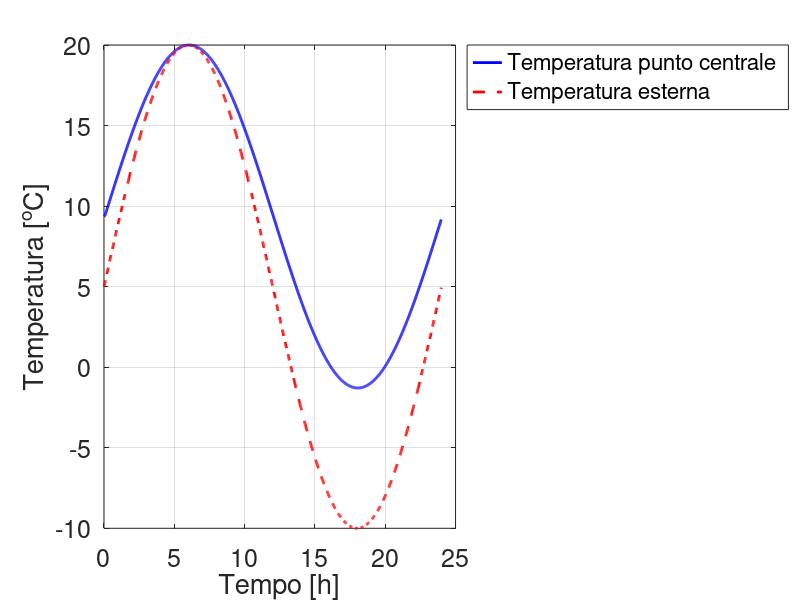
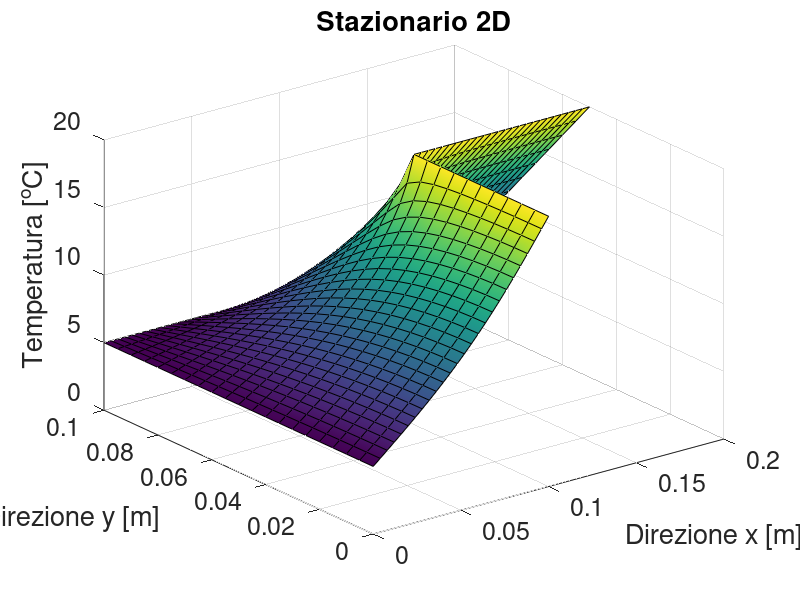

Write the MATLAB code that produced these figures, in order.
clc; clear; close all;
%% dati
% geometrici
Lx1 = .1;
Lx2 = .2;
Ly1 = .05;
Ly2 = .1;

% fisici
Tint = 20;
Text = 5;
cond = 10;

%% griglia
nx2 = 51;
nx1 = ceil(nx2/2);
ny2 = 21;
ny1 = ceil(ny2/2);
ntot = nx1*(ny1-1)+nx2*(ny2-ny1+1);

xvet = linspace(0,Lx2,nx2);
yvet = linspace(0,Ly2,ny2);
dx = xvet(2)-xvet(1);
dy = yvet(2)-yvet(1);

[xmat,ymat] = meshgrid(xvet,yvet);

%% creo il problema ( AA & bb )
AA = sparse([],[],[],ntot,ntot,5*ntot);
bb = zeros(ntot,1);

% --- center ---
% center block south
for jx = 2:nx1-1
    for jy = 2:ny1
        kk = jx+(jy-1)*nx1;
        AA(kk,kk) = -2*cond*(1/dx^2+1/dy^2);
        if not(jy==ny1)
            AA(kk,kk+nx1) = cond/dy^2; % north
        else
            AA(kk,kk+nx2) = cond/dy^2; % north
        end
        AA(kk,kk-nx1) = cond/dy^2; % south
        AA(kk,kk-1) = cond/dx^2; % west
        AA(kk,kk+1) = cond/dx^2; % east
        % bb(kk) = 0 non ho generazione interna
    end
end

% center block north
for jx = 2:nx2-1
    for jy = ny1+1:ny2-1
        kk = jx+(jy-ny1-1)*nx2+nx1*ny1+nx2-nx1;
        AA(kk,kk) = -2*cond*(1/dx^2+1/dy^2);
        AA(kk,kk+nx2) = cond/dy^2; % north
        AA(kk,kk-nx2) = cond/dy^2; % south
        AA(kk,kk-1) = cond/dx^2; % west
        AA(kk,kk+1) = cond/dx^2; % east
        % bb(kk) = 0 non ho generazione interna
    end
end

% --- condizioni al contorno ---
% north (con north-west and north-east)
for jx = 1:nx2
    kk = nx1*(ny1-1)+nx2*(ny2-ny1)+jx;
    AA(kk,kk) = 1;
    bb(kk) = Text;
end

% south esterno
for jx = 2:nx1-1
    kk = jx;
    AA(kk,kk) = -2*(1/dx^2+1/dy^2);
    AA(kk,kk+nx1) = 2/dy^2; % north
    AA(kk,kk-1) = 1/dx^2; % west
    AA(kk,kk+1) = 1/dx^2; % east
    % bb(kk) = 0 neumann omogeneo
end

% south interno (con nodo centrale and east-center)
for jx = nx1:nx2
    kk = nx1*(ny1-1)+jx;
    AA(kk,kk) = 1;
    bb(kk) = Tint;
end

% west (con south-west)
for jy = 1:ny2-1
    if jy<=ny1
        kk = (jy-1)*nx1+1;
    else
        kk = (ny1-1)*nx1+(jy-ny1)*nx2+1;
    end
    AA(kk,kk) = 1;
    bb(kk) = Text;
end

% east esterno
for jy = ny1+1:ny2-1
    kk = nx1*(ny1-1)+(jy-ny1+1)*nx2;
    AA(kk,kk) = -2*(1/dx^2+1/dy^2);
    AA(kk,kk+nx2) = 1/dy^2; % north
    AA(kk,kk-nx2) = 1/dy^2; % south
    AA(kk,kk-1) = 2/dx^2; % west
    % bb(kk) = 0 neumann omogeneo per simmetria
end

% east interno (con south-center)
for jy = 1:ny1-1
    kk = nx1+(jy-1)*nx1;
    AA(kk,kk) = 1;
    bb(kk) = Tint;
end

% --- risolvo ---
T0 = AA\bb;

%% griglia temporale
tend = 24;
dt = 1/60;
time = 0:dt:tend;

%% parte il transitorio
ro = 7.800; % dato presumibilmente sbagliato da 7800
cp = 450;
Text = @(t) 5 + 15*sin(2*pi*t/24); % t in ore
TT = T0;
TTcenter = zeros(length(time),1);

inst = 1;
while inst<length(time)
    TTcenter(inst) = TT(nx1*(ny1-1)+round(nx1/2));
    
    Tp = TT;
    
    II = spdiags(ones(ntot,1),0,ntot,ntot);
    BB = II-dt*cond/ro/cp*AA;
    dd = Tp+dt*bb;
    
    % --- condizioni al contorno ---
    % north (con north-west and north-east)
    for jx = 1:nx2
        kk = nx1*(ny1-1)+nx2*(ny2-ny1)+jx;
        BB(kk,kk) = 1;
        dd(kk) = Text(time(inst));
    end

    % south esterno
    for jx = 2:nx1-1
        kk = jx;
        BB(kk,kk) = -2*(1/dx^2+1/dy^2);
        BB(kk,kk+nx1) = 2/dy^2; % north
        BB(kk,kk-1) = 1/dx^2; % west
        BB(kk,kk+1) = 1/dx^2; % east
        % dd(kk) = 0 neumann omogeneo
    end

    % south interno (con nodo centrale and east-center)
    for jx = nx1:nx2
        kk = nx1*(ny1-1)+jx;
        BB(kk,kk) = 1;
        dd(kk) = Tint;
    end

    % west (con south-west)
    for jy = 1:ny2-1
        if jy<=ny1
            kk = (jy-1)*nx1+1;
        else
            kk = (ny1-1)*nx1+(jy-ny1)*nx2+1;
        end
        BB(kk,kk) = 1;
        dd(kk) = Text(time(inst));
    end

    % east esterno
    for jy = ny1+1:ny2-1
        kk = nx1*(ny1-1)+(jy-ny1+1)*nx2;
        BB(kk,kk) = -2*(1/dx^2+1/dy^2);
        BB(kk,kk+nx2) = 1/dy^2; % north
        BB(kk,kk-nx2) = 1/dy^2; % south
        BB(kk,kk-1) = 2/dx^2; % west
        % dd(kk) = 0 neumann omogeneo per simmetria
    end

    % east interno (con south-center)
    for jy = 1:ny1-1
        kk = nx1+(jy-1)*nx1;
        BB(kk,kk) = 1;
        dd(kk) = Tint;
    end
    
    
    TT = BB\dd;
    
    %{
    %% reshape & plot ogni ora
    TTmat = zeros(nx2,ny2);
    for jx = 1:nx2
        for jy = 1:ny2
            if jx>nx1 && jy<ny1
                TTmat(jx,jy) = nan;
            else
                if jy<ny1
                    kk = jx+(jy-1)*nx1;
                else
                    kk = jx+(jy-ny1)*nx2+nx1*(ny1-1);
                end
                TTmat(jx,jy) = TT(kk);
            end
        end
    end
    if mod(inst,60) == 0
        surf(xmat,ymat,TTmat','facecolor','interp')
        pause(2)
        close
    end
    %}
    
    inst = inst +1;
end

%% post production - transitorio in un punto
figure(1)
plot(time(1:inst-1),TTcenter(1:inst-1),'b-','linewidth',2)
hold on
plot(time(1:inst-1),Text(time(1:inst-1)),'r--','linewidth',2)
grid on
box on
xlabel('Tempo [h]')
ylabel('Temperatura [^oC]')
set(gca,'fontsize',18)
legend('Temperatura punto centrale', 'Temperatura esterna', 'location', 'northeastoutside')

%% reshape
TTmat = zeros(nx2,ny2);
for jx = 1:nx2
    for jy = 1:ny2
        if jx>nx1 && jy<ny1
            TTmat(jx,jy) = nan;
        else
            if jy<ny1
                kk = jx+(jy-1)*nx1;
            else
                kk = jx+(jy-ny1)*nx2+nx1*(ny1-1);
            end
            TTmat(jx,jy) = T0(kk);
        end
    end
end

%% post production - stazionario
figure(2)
surf(xmat,ymat,TTmat','facecolor','interp')
xlabel('Direzione x [m]')
ylabel('Direzione y [m]')
zlabel('Temperatura [^oC]')
set(gca,'fontsize',18)
title('Stazionario 2D')
close(2)